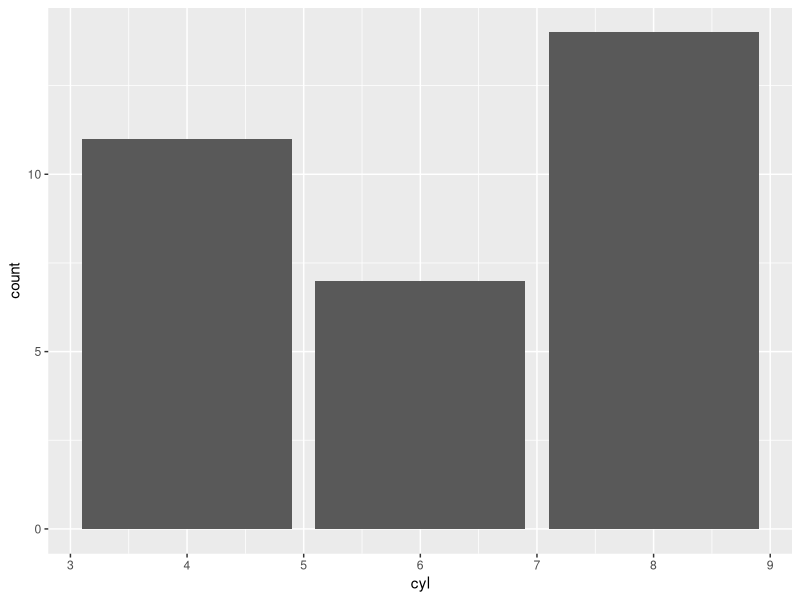
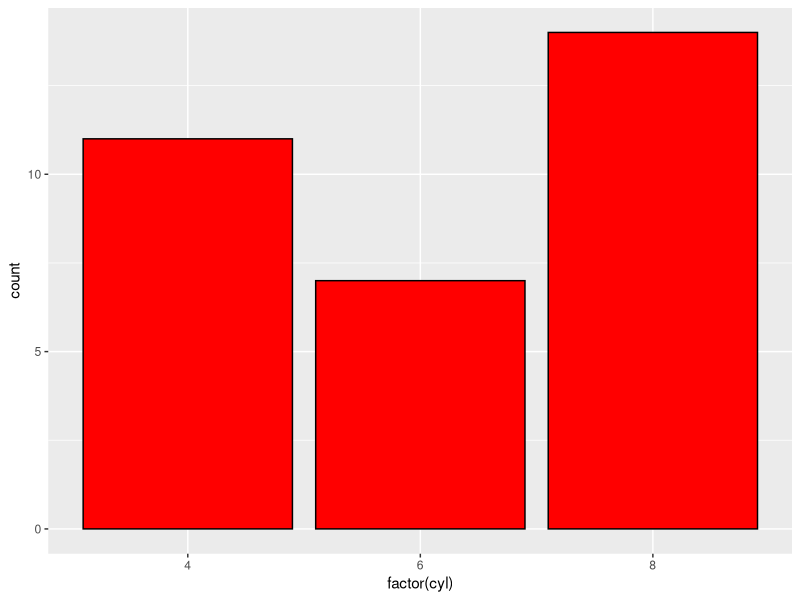
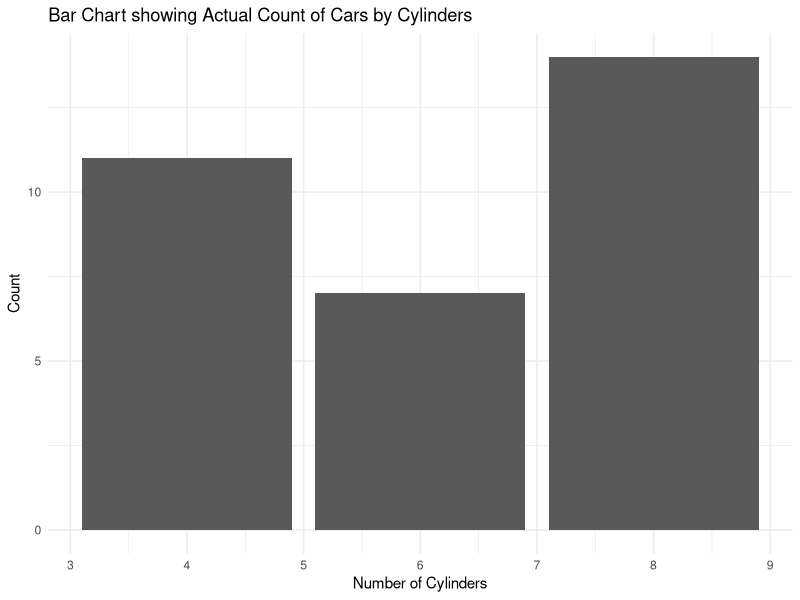
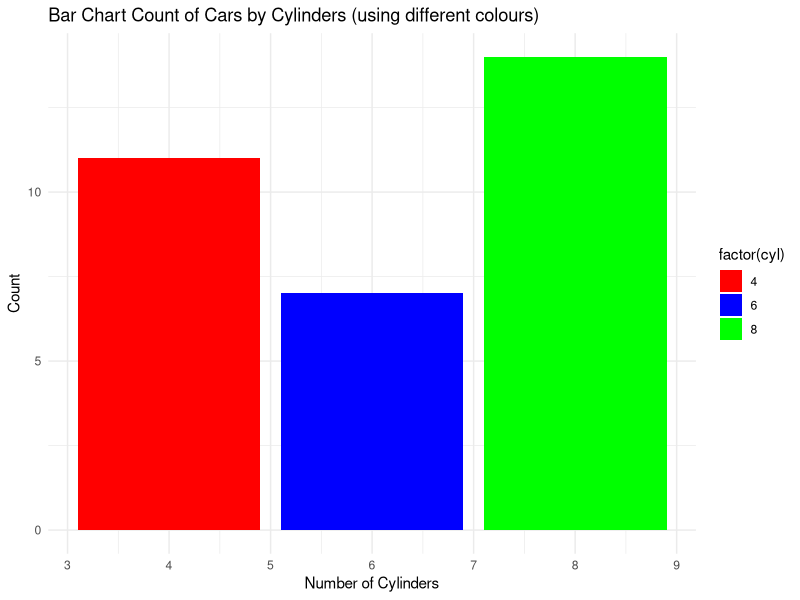
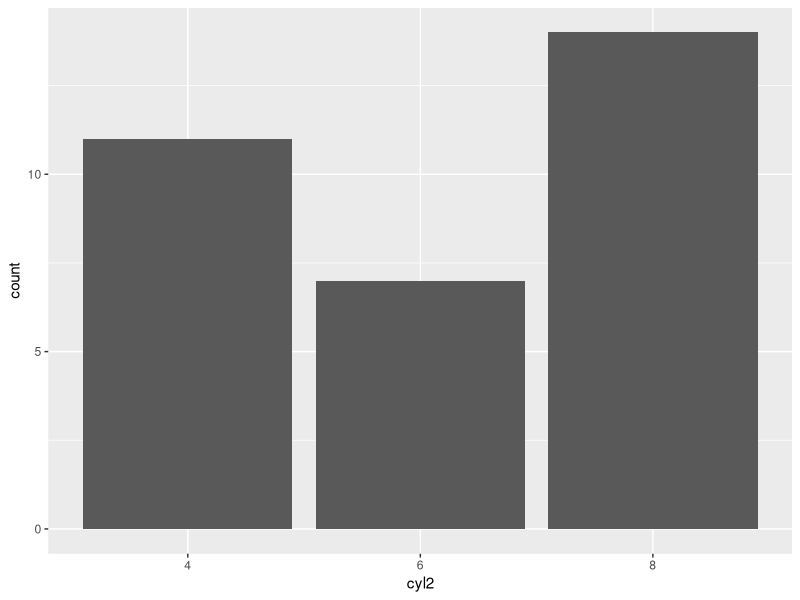
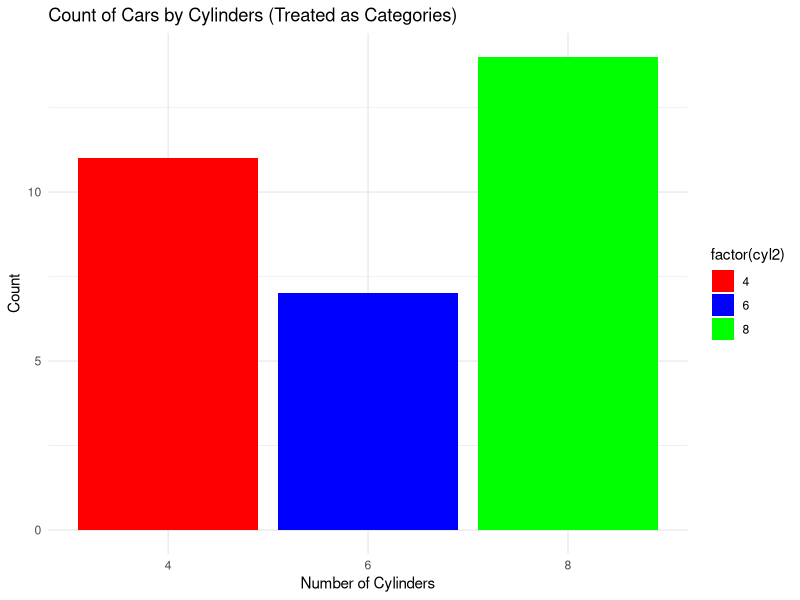
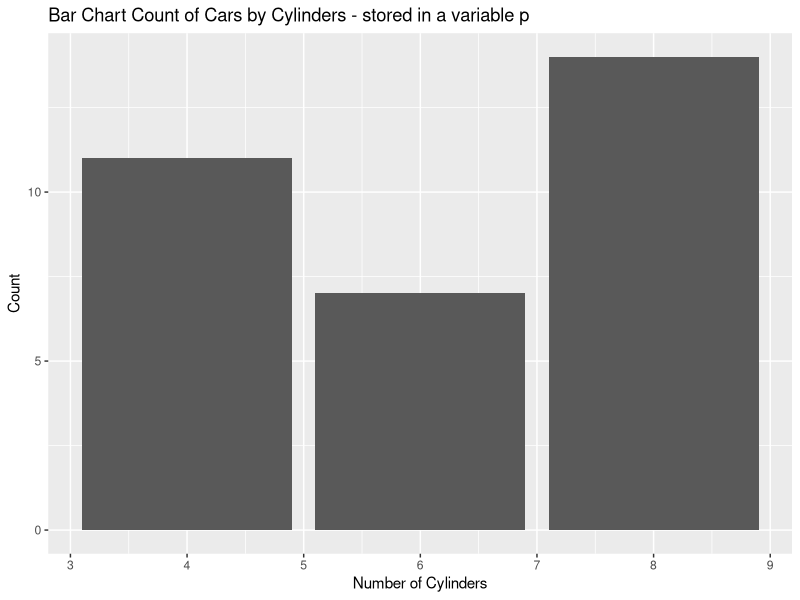
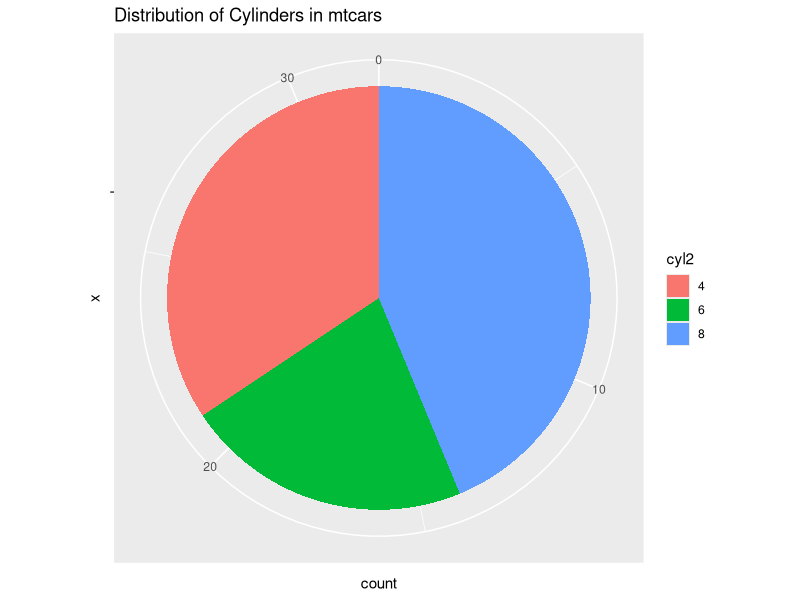

Write the R code that produced these figures, in order.
# CMPU4091 Visualising Data
# Week 1 - Getting Started with R
# Run this line by line (CTRl + enter or position the cursor on the relvant line and hit run)


# Preliminaries:

# Install 'tidyverse' package if not installed
if (!requireNamespace("tidyverse", quietly = TRUE)) {
  install.packages("tidyverse")
}


# Load the 'tidyverse' package, which includes various data manipulation and visualization tools
library("tidyverse") # need to install

#SECTION ONE Displaying documentation for the 'mtcars' dataset (Motor Trend Car Road Tests)
# Details will appear in the bottom right-hand pane in RStudio 

# Load datasets from the base R package
data(package="datasets")

# Load datasets from the 'ggplot2' package (included with tidyverse)
data(package="ggplot2")

# Displaying the documentation for the 'mtcars' dataset (Motor Trend Car Road Tests) 
# Details will appear in bottom right hand pane
?mtcars

# Loading the 'mtcars' dataset
data("mtcars")

# Display the first few rows of the 'mtcars' dataset
head(mtcars)

# Display the number of rows in the 'mtcars' dataset
nrow(mtcars)

# Displaying the number of columns in the 'mtcars' dataset
ncol(mtcars)

# Viewing the row names of the 'mtcars' dataset
rownames(mtcars)

# Display the column names of the 'mtcars' dataset
colnames(mtcars)

# Display a statistical summary of the 'mtcars' dataset (min, max, 1st and 3rd quantile, median, mean)
summary(mtcars)

# Display the structure of the 'mtcars' dataset 
str(mtcars)
# Type of Object: The type of the object (data.frame in this case).
# Dimensions: The number of rows and columns (32 rows, 11 columns).
# Column Names: The names of all columns (e.g., mpg, cyl, disp, etc.).
# Data Types: The data type of each column (e.g., numeric, factor, etc.).
# Sample Values: A preview of the first few values for each column.

# Checking the class/type of the 'hp' column in 'mtcars'
class(mtcars$hp)

# Display the 'hp' column values from 'mtcars'
mtcars$hp

# Display just the 'hp' column using square brackets
mtcars['hp']

# Display the entire 'mtcars' dataset
mtcars

# View the 'mtcars' dataset(spreadsheet style)
View(mtcars)
# Allows you to filter and sort the data in the View

# Accessing the 'cyl' column from 'mtcars'
mtcars$cyl

# Displaying the unique values in the 'cyl' column
unique(mtcars$cyl)

# Checking the class/type of the 'cyl' column
class(mtcars$cyl)


# Checking the class/type of the 'gear' column in 'mtcars'
class(mtcars$gear)

# SECTION TWO - Creating BAR CHARTS for the 'cyl' variable of 'mtcars'
# Plots will appear in the right hand pane of RStudio - note, only the last plot created will be displayed
# use the left and right arrows on the Plots plane to move through the plots created

# Create a basic bar plot for the 'cyl' variable
ggplot(mtcars, aes(cyl)) + geom_bar()
#Behavior: The cyl column is treated as a numeric variable (default in mtcars).
#Plot Result: A continuous bar plot is created where the x-axis is treated as 
#a numeric scale (e.g., 4, 6, 8). Gaps may appear between bars, as geom_bar() assumes the x values are continuous.

# Change the fill colour and add a border
ggplot(mtcars, aes(x = factor(cyl))) + 
  geom_bar(fill = "red", color = "black")   # Fill bars with red and add a black border
#fill = "red": This sets the fill color of the bars to red.
#color = "black": This adds a black outline to the bars.
#the colors() function will return a list of available colours (run in the console)

# Add a theme and a title
# Create the bar chart and apply the minimal theme
ggplot(mtcars, aes(cyl)) + 
  geom_bar() + 
  theme_minimal() +
  labs(title = "Bar Chart showing Actual Count of Cars by Cylinders", 
       x = "Number of Cylinders", 
       y = "Count")
#labs(): Adds a title and labels for the x and y axes.
#theme_minimal(): Applies a minimal theme to the plot, removing unnecessary elements and focusing on the data.


# Create the bar chart with different colors for each cylinder category
ggplot(mtcars, aes(x = cyl, fill = factor(cyl))) + 
  geom_bar() + 
  labs(title = "Bar Chart Count of Cars by Cylinders (using different colours)", 
       x = "Number of Cylinders", 
       y = "Count") +
  scale_fill_manual(values = c("red", "blue", "green")) +  # Custom colors for the bars
  theme_minimal()
#fill = factor(cyl): This maps the fill color to the cyl variable, which is treated as a factor. 
#This ensures that each unique cyl value gets a different color.
#scale_fill_manual(values = c("red", "blue", "green")):This function allows you to manually 
#specify the colors for each level of the cyl factor. You can customize the colors to whatever you prefer. In this example, the colors are set to red, blue, and green for the 3 levels of cyl (which are likely 4, 6, and 8).




# Convert the 'cyl' column to a factor for plotting - store in a new variable cyl2 in the dataframe
# A factor is an R data type used to represent categorical variables. 
# Factors are useful when you have a variable with a fixed set of possible values (levels), 
#such as "Male" and "Female" for a gender variable or "Low", "Medium", and "High" for a rating variable

mtcars$cyl2 = as.factor(mtcars$cyl)
#In this case, the number of cylinders (4, 6, 8) will be treated as distinct categories, 
#rather than numeric values

# Create a bar plot again after converting 'cyl' to a factor
ggplot(mtcars, aes(cyl2)) + geom_bar()
#Behavior: The cyl2 column is now treated as a categorical variable (factor).
#Plot Result: A categorical bar plot is created, where the x-axis shows distinct 
#categories (4, 6, 8). Each unique value is treated as a separate category, and 
#bars are evenly spaced.

ggplot(mtcars, aes(x = cyl2, fill = factor(cyl2))) + 
  geom_bar() + 
  labs(title = "Count of Cars by Cylinders (Treated as Categories)", 
       x = "Number of Cylinders", 
       y = "Count") +
  scale_fill_manual(values = c("red", "blue", "green")) +  # Custom colors for the bars
  theme_minimal()

# Using a variable to build a bar chart
# Assign a base plot to a 'p' variable for cyl
p <- ggplot(mtcars, aes(cyl)) 
p <- p + geom_bar() # Add a layer to the plot - a bar chart 
p <- p +   labs(title = "Bar Chart Count of Cars by Cylinders - stored in a variable p", 
                x = "Number of Cylinders", 
                y = "Count")
p # display the variable to display the plot


# SECTION THREE - Creating PIE CHARTS for the 'cyl' variable of 'mtcars'
#Create a PIE CHART of cylinders (using cyl converted to a factor (cyl2))
ggplot(data = mtcars, aes(x = "", fill = cyl2)) + 
  geom_bar(stat = "count", width = 1) + 
  coord_polar(theta = "y") + 
  labs(title = "Distribution of Cylinders in mtcars") 

# The x aesthetic is set to an empty string, ensuring that all bars in the pie chart start from the center of the circle. 
# This is typical when creating pie charts, as it avoids any need for an x-axis.
# fill = cyl2: The fill aesthetic is set to the cyl2 variable (a factor variable representing a different classification of cylinders). 
# This means each slice of the pie chart will be colored based on the values in cyl2 rather than the original cyl variable.
# geom_bar(stat = "count"): This adds a bar chart layer to the plot. Since stat = "count", geom_bar() will count the number of occurrences of each level of cyl2. 
# It creates bars, where each bar corresponds to a level in the cyl2 variable.
# width = 1: This ensures that the bars have no space between them, which is ideal for transforming the bar chart into a pie chart.
# coord_polar(theta = "y"): This transforms the bar chart into a pie chart by applying polar coordinates. The theta = "y" specifies that the size of each section (the angle of the pie slice) will be determined by the y-values, which are the counts of each level of cyl2.
# labs(): This adds a title to the plot. In this case, the title will be "Distribution of Cylinders in mtcars".

# Remove the outer circle showing polar co-ordinates 
ggplot(data = mtcars, aes(x = "", fill = cyl2)) + 
  geom_bar(stat = "count", width = 1) + 
  coord_polar(theta = "y") + 
  labs(title = "Distribution of Cylinders in mtcars") + 
  theme_void()
# Use theme_void() function removes the axis lines, labels, and gridlines

# Create a pie chart displaying the total for each cylinder type in the relevant segment
# First Calculate the count for each 'cyl2' category
cyl_count <- as.data.frame(table(mtcars$cyl2))
colnames(cyl_count) <- c("cyl2", "count")

# Create the pie chart adding text to each segment
ggplot(cyl_count, aes(x = "", y = count, fill = cyl2)) + 
  geom_bar(stat = "identity", width = 1) + 
  coord_polar(theta = "y") + 
  labs(title = "Distribution of Cylinders in mtcars") + 
  theme_void() +
  geom_text(aes(label = paste(cyl2, "\n", count)), 
            position = position_stack(vjust = 0.5), 
            color = "white", fontface = "bold",
            check_overlap = TRUE)  # Prevent text overlap)
#geom_text() function in ggplot2 is used to add text labels to a plot
#You apply aesthetics - here - position, colour and font are set, 
#also forces text not to overlap between segments

# Force the pie chart to use specific colours
ggplot(cyl_count, aes(x = "", y = count, fill = cyl2)) + 
  geom_bar(stat = "identity", width = 1) + 
  coord_polar(theta = "y") + 
  labs(title = "Distribution of Cylinders in mtcars") + 
  theme_void() +
  geom_text(aes(label = paste(cyl2, "\n", count)), 
            position = position_stack(vjust = 0.5), 
            color = "white", fontface = "bold",
            check_overlap = TRUE) +  # Prevent text overlap
  scale_fill_manual(values = c("orange", "blue", "green"))  # Custom colors for the segments


#SECTION FOUR - Creating HISTOGRAMS for the 'cyl' variable of 'mtcars'
# Variable needs to be converted to an integer 
# Creating a histogram for the 'cyl' variable as an integer
ggplot(mtcars, aes(x = as.integer(cyl))) + geom_histogram(bins=3)

# Add meaningful labels and use a theme
ggplot(mtcars, aes(x = as.integer(cyl))) + 
  geom_histogram(bins = 3) +
  labs(title = "Histogram of Cars by Cylinders", 
       x = "Number of Cylinders",  # Renaming the x-axis
       y = "Count of Cars") +      # Adding a label for the y-axis
  theme_linedraw()

# Change the bin width (bin =a range or interval into which the data values are grouped) 
ggplot(mtcars, aes(x = as.integer(cyl))) + 
  geom_histogram(binwidth = 1) +  # Change the bin width to 1
  labs(title = "Histogram of Cars by Cylinders", 
       x = "Number of Cylinders",  # Renaming the x-axis
       y = "Count of Cars") +      # Adding a label for the y-axis
  theme_linedraw()# Using a different theme (linedraw)


# SECTION FIVE  - PRACTICE
# EXERCISE 1
# Create a bar plot to visualize the frequency of different gear types in the mtcars dataset.
# Variable: mtcars$gear
# Map the gear type to the x-axis, and  the count of each type to the y axis
# Add a title to reflect the graph content
# Create a bar plot to visualize the frequency of different gear types in the mtcars dataset
# Map the gear type to the x-axis, and the count of each type to the y-axis

p <- ggplot(mtcars, aes(x = factor(gear)))
p <- p + geom_bar()
p <- p + labs(title = "Frequency of Gear Types in mtcars", x = "Gear Type", y = "Count")

print(p)

# EXERCISE 2
# Convert the gear column into a factor.
# Create the bar plot using this factor.
# Add labels and use a theme
# Experiment with colours

a <- ggplot(mtcars, aes(x = factor(gear)))
a <- a + geom_bar(fill = "red", color = "black")
a <- a + labs(title = "Frequency of Gear Types in mtcars", x = "Gear Type", y = "Count")
a <- a + theme_minimal()

print(a)

# EXERCISE 3
# Create a pie chart of 'mpg' as categories
# Code is provided below to convert it to meaningful categories:

# Convert 'mpg' to a categorical variable based on ranges mpg_category
mtcars$mpg_category <- cut(mtcars$mpg, 
                           breaks = c(10, 20, 30, 40), 
                           labels = c("10-20 mpg", "20-30 mpg", "30-40 mpg"), 
                           right = FALSE)

# Calculate the count for each mpg category
mpg_count <- as.data.frame(table(mtcars$mpg_category))

# Print pie chart


# This will populate a variable mpg_category for each row based on the vaule of mpg
# The cut() function in R is used to categorize continuous data into discrete intervals, or "bins." 
# It takes a numeric vector and divides it into intervals (ranges), assigning each value to a corresponding category or factor level.


# Calculate the count for each mpg category
mpg_count <- as.data.frame(table(mtcars$mpg_category))
colnames(mpg_count) <- c("mpg_category", "count")
# Create a pie chart to visualize mpg (miles per gallon) as categories (mpgcount) 

# Add labels and text


# EXERCISE 3
# Create a histogram to visualize the distribution of hp (horsepower) in the mtcars dataset.
# Set the binwidth to 20.
# Set the fill colour using fill="colour" 
# You can find a list of colours to use by entering the colors() command in the console



# EXERCISE 4
# Experiment with changing colour, labels, binwidth etc for any/all of the above

